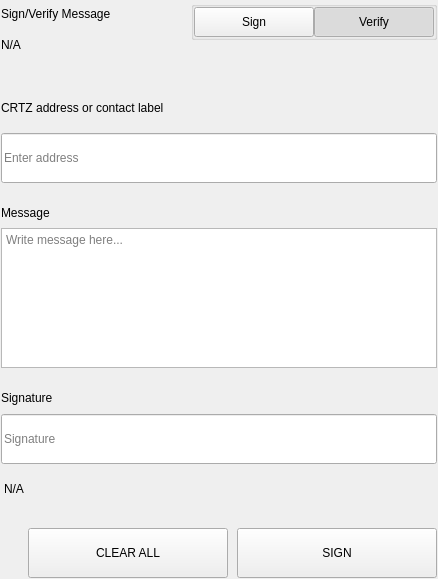
<?xml version="1.0" encoding="UTF-8"?>
<ui version="4.0">
 <class>SettingsSignMessageWidgets</class>
 <widget class="QWidget" name="SettingsSignMessageWidgets">
  <property name="geometry">
   <rect>
    <x>0</x>
    <y>0</y>
    <width>438</width>
    <height>579</height>
   </rect>
  </property>
  <property name="windowTitle">
   <string>Form</string>
  </property>
  <layout class="QVBoxLayout" name="verticalLayout">
   <property name="spacing">
    <number>0</number>
   </property>
   <property name="leftMargin">
    <number>0</number>
   </property>
   <property name="topMargin">
    <number>0</number>
   </property>
   <property name="rightMargin">
    <number>0</number>
   </property>
   <property name="bottomMargin">
    <number>0</number>
   </property>
   <item>
    <widget class="QWidget" name="left" native="true">
     <layout class="QVBoxLayout" name="verticalLayout_3">
      <property name="leftMargin">
       <number>0</number>
      </property>
      <property name="topMargin">
       <number>0</number>
      </property>
      <property name="rightMargin">
       <number>0</number>
      </property>
      <property name="bottomMargin">
       <number>0</number>
      </property>
      <item>
       <widget class="QWidget" name="container_sign" native="true">
        <layout class="QVBoxLayout" name="verticalLayout_2">
         <property name="spacing">
          <number>0</number>
         </property>
         <property name="leftMargin">
          <number>1</number>
         </property>
         <property name="topMargin">
          <number>1</number>
         </property>
         <property name="rightMargin">
          <number>1</number>
         </property>
         <property name="bottomMargin">
          <number>1</number>
         </property>
         <item>
          <layout class="QHBoxLayout" name="horizontalLayout_3" stretch="3,1">
           <property name="spacing">
            <number>40</number>
           </property>
           <item>
            <layout class="QVBoxLayout" name="verticalLayoutTitle">
             <property name="spacing">
              <number>5</number>
             </property>
             <item>
              <widget class="QLabel" name="labelTitle">
               <property name="text">
                <string>Sign/Verify Message</string>
               </property>
              </widget>
             </item>
             <item>
              <widget class="QLabel" name="labelSubtitle1">
               <property name="text">
                <string notr="true">N/A</string>
               </property>
               <property name="wordWrap">
                <bool>true</bool>
               </property>
              </widget>
             </item>
            </layout>
           </item>
           <item alignment="Qt::AlignRight|Qt::AlignTop">
            <widget class="QWidget" name="containerSwitch" native="true">
             <property name="styleSheet">
              <string notr="true">#containerSwitch{
	padding-top:9px;
}</string>
             </property>
             <layout class="QVBoxLayout" name="verticalLayout_6">
              <property name="spacing">
               <number>4</number>
              </property>
              <property name="leftMargin">
               <number>0</number>
              </property>
              <property name="topMargin">
               <number>0</number>
              </property>
              <property name="rightMargin">
               <number>0</number>
              </property>
              <property name="bottomMargin">
               <number>0</number>
              </property>
              <item alignment="Qt::AlignRight">
               <widget class="QGroupBox" name="groupBox">
                <property name="sizePolicy">
                 <sizepolicy hsizetype="Fixed" vsizetype="Preferred">
                  <horstretch>0</horstretch>
                  <verstretch>0</verstretch>
                 </sizepolicy>
                </property>
                <property name="title">
                 <string/>
                </property>
                <property name="alignment">
                 <set>Qt::AlignRight|Qt::AlignTop|Qt::AlignTrailing</set>
                </property>
                <layout class="QHBoxLayout" name="horizontalLayout_4">
                 <property name="spacing">
                  <number>0</number>
                 </property>
                 <property name="leftMargin">
                  <number>0</number>
                 </property>
                 <property name="topMargin">
                  <number>0</number>
                 </property>
                 <property name="rightMargin">
                  <number>0</number>
                 </property>
                 <property name="bottomMargin">
                  <number>0</number>
                 </property>
                 <item>
                  <widget class="QPushButton" name="pushSign">
                   <property name="minimumSize">
                    <size>
                     <width>120</width>
                     <height>30</height>
                    </size>
                   </property>
                   <property name="maximumSize">
                    <size>
                     <width>120</width>
                     <height>30</height>
                    </size>
                   </property>
                   <property name="focusPolicy">
                    <enum>Qt::NoFocus</enum>
                   </property>
                   <property name="text">
                    <string>Sign</string>
                   </property>
                   <property name="checkable">
                    <bool>true</bool>
                   </property>
                   <property name="autoExclusive">
                    <bool>true</bool>
                   </property>
                  </widget>
                 </item>
                 <item>
                  <widget class="QPushButton" name="pushVerify">
                   <property name="minimumSize">
                    <size>
                     <width>120</width>
                     <height>30</height>
                    </size>
                   </property>
                   <property name="maximumSize">
                    <size>
                     <width>120</width>
                     <height>30</height>
                    </size>
                   </property>
                   <property name="focusPolicy">
                    <enum>Qt::NoFocus</enum>
                   </property>
                   <property name="text">
                    <string>Verify</string>
                   </property>
                   <property name="checkable">
                    <bool>true</bool>
                   </property>
                   <property name="checked">
                    <bool>true</bool>
                   </property>
                   <property name="autoExclusive">
                    <bool>true</bool>
                   </property>
                  </widget>
                 </item>
                </layout>
               </widget>
              </item>
              <item alignment="Qt::AlignHCenter|Qt::AlignTop">
               <widget class="QLabel" name="labelSubtitleSwitch">
                <property name="text">
                 <string/>
                </property>
                <property name="alignment">
                 <set>Qt::AlignRight|Qt::AlignTrailing|Qt::AlignVCenter</set>
                </property>
               </widget>
              </item>
             </layout>
            </widget>
           </item>
          </layout>
         </item>
         <item>
          <spacer name="verticalSpacer_2">
           <property name="orientation">
            <enum>Qt::Vertical</enum>
           </property>
           <property name="sizeType">
            <enum>QSizePolicy::Fixed</enum>
           </property>
           <property name="sizeHint" stdset="0">
            <size>
             <width>20</width>
             <height>40</height>
            </size>
           </property>
          </spacer>
         </item>
         <item>
          <widget class="QWidget" name="containerAddress" native="true">
           <property name="sizePolicy">
            <sizepolicy hsizetype="Preferred" vsizetype="Fixed">
             <horstretch>0</horstretch>
             <verstretch>0</verstretch>
            </sizepolicy>
           </property>
           <layout class="QVBoxLayout" name="verticalLayout_5" stretch="0,0">
            <property name="spacing">
             <number>15</number>
            </property>
            <property name="leftMargin">
             <number>0</number>
            </property>
            <property name="topMargin">
             <number>0</number>
            </property>
            <property name="rightMargin">
             <number>0</number>
            </property>
            <property name="bottomMargin">
             <number>0</number>
            </property>
            <item>
             <widget class="QLabel" name="labelSubtitleAddress">
              <property name="minimumSize">
               <size>
                <width>0</width>
                <height>20</height>
               </size>
              </property>
              <property name="maximumSize">
               <size>
                <width>16777215</width>
                <height>20</height>
               </size>
              </property>
              <property name="text">
               <string>CRTZ address or contact label</string>
              </property>
             </widget>
            </item>
            <item>
             <widget class="QLineEdit" name="addressIn_SM">
              <property name="minimumSize">
               <size>
                <width>0</width>
                <height>50</height>
               </size>
              </property>
              <property name="maximumSize">
               <size>
                <width>16777215</width>
                <height>50</height>
               </size>
              </property>
              <property name="placeholderText">
               <string>Enter address</string>
              </property>
             </widget>
            </item>
           </layout>
          </widget>
         </item>
         <item>
          <spacer name="verticalSpacer_3">
           <property name="orientation">
            <enum>Qt::Vertical</enum>
           </property>
           <property name="sizeType">
            <enum>QSizePolicy::Fixed</enum>
           </property>
           <property name="sizeHint" stdset="0">
            <size>
             <width>20</width>
             <height>20</height>
            </size>
           </property>
          </spacer>
         </item>
         <item>
          <layout class="QVBoxLayout" name="verticalLayout_9">
           <property name="spacing">
            <number>5</number>
           </property>
           <item>
            <widget class="QLabel" name="labelSubtitleMessage">
             <property name="minimumSize">
              <size>
               <width>0</width>
               <height>20</height>
              </size>
             </property>
             <property name="maximumSize">
              <size>
               <width>16777215</width>
               <height>20</height>
              </size>
             </property>
             <property name="text">
              <string>Message</string>
             </property>
            </widget>
           </item>
           <item>
            <widget class="QPlainTextEdit" name="messageIn_SM">
             <property name="minimumSize">
              <size>
               <width>0</width>
               <height>140</height>
              </size>
             </property>
             <property name="maximumSize">
              <size>
               <width>16777215</width>
               <height>140</height>
              </size>
             </property>
             <property name="placeholderText">
              <string>Write message here...</string>
             </property>
            </widget>
           </item>
          </layout>
         </item>
         <item>
          <spacer name="verticalSpacer_4">
           <property name="orientation">
            <enum>Qt::Vertical</enum>
           </property>
           <property name="sizeType">
            <enum>QSizePolicy::Fixed</enum>
           </property>
           <property name="sizeHint" stdset="0">
            <size>
             <width>20</width>
             <height>20</height>
            </size>
           </property>
          </spacer>
         </item>
         <item>
          <widget class="QWidget" name="widget" native="true">
           <property name="minimumSize">
            <size>
             <width>0</width>
             <height>75</height>
            </size>
           </property>
           <property name="maximumSize">
            <size>
             <width>16777215</width>
             <height>16777215</height>
            </size>
           </property>
           <layout class="QVBoxLayout" name="verticalLayout_4">
            <property name="leftMargin">
             <number>0</number>
            </property>
            <property name="topMargin">
             <number>0</number>
            </property>
            <property name="rightMargin">
             <number>0</number>
            </property>
            <property name="bottomMargin">
             <number>0</number>
            </property>
            <item>
             <widget class="QLabel" name="labelSubtitleSignature">
              <property name="minimumSize">
               <size>
                <width>0</width>
                <height>20</height>
               </size>
              </property>
              <property name="maximumSize">
               <size>
                <width>16777215</width>
                <height>20</height>
               </size>
              </property>
              <property name="text">
               <string>Signature</string>
              </property>
             </widget>
            </item>
            <item>
             <widget class="QLineEdit" name="signatureOut_SM">
              <property name="minimumSize">
               <size>
                <width>0</width>
                <height>50</height>
               </size>
              </property>
              <property name="placeholderText">
               <string>Signature</string>
              </property>
             </widget>
            </item>
           </layout>
          </widget>
         </item>
         <item>
          <widget class="QLabel" name="statusLabel_SM">
           <property name="styleSheet">
            <string notr="true">padding-top:5px;</string>
           </property>
           <property name="text">
            <string notr="true">N/A</string>
           </property>
          </widget>
         </item>
         <item>
          <spacer name="verticalSpacer">
           <property name="orientation">
            <enum>Qt::Vertical</enum>
           </property>
           <property name="sizeType">
            <enum>QSizePolicy::Fixed</enum>
           </property>
           <property name="sizeHint" stdset="0">
            <size>
             <width>20</width>
             <height>20</height>
            </size>
           </property>
          </spacer>
         </item>
         <item>
          <layout class="QHBoxLayout" name="horizontalLayout_7">
           <property name="spacing">
            <number>9</number>
           </property>
           <item>
            <spacer name="horizontalSpacer_5">
             <property name="orientation">
              <enum>Qt::Horizontal</enum>
             </property>
             <property name="sizeType">
              <enum>QSizePolicy::Expanding</enum>
             </property>
             <property name="sizeHint" stdset="0">
              <size>
               <width>40</width>
               <height>20</height>
              </size>
             </property>
            </spacer>
           </item>
           <item>
            <widget class="QPushButton" name="pushButtonClear">
             <property name="minimumSize">
              <size>
               <width>200</width>
               <height>50</height>
              </size>
             </property>
             <property name="focusPolicy">
              <enum>Qt::NoFocus</enum>
             </property>
             <property name="text">
              <string>CLEAR ALL</string>
             </property>
            </widget>
           </item>
           <item>
            <widget class="QPushButton" name="pushButtonSave">
             <property name="minimumSize">
              <size>
               <width>200</width>
               <height>50</height>
              </size>
             </property>
             <property name="maximumSize">
              <size>
               <width>200</width>
               <height>50</height>
              </size>
             </property>
             <property name="focusPolicy">
              <enum>Qt::NoFocus</enum>
             </property>
             <property name="text">
              <string>SIGN</string>
             </property>
            </widget>
           </item>
          </layout>
         </item>
        </layout>
       </widget>
      </item>
     </layout>
    </widget>
   </item>
  </layout>
 </widget>
 <resources/>
 <connections/>
</ui>
